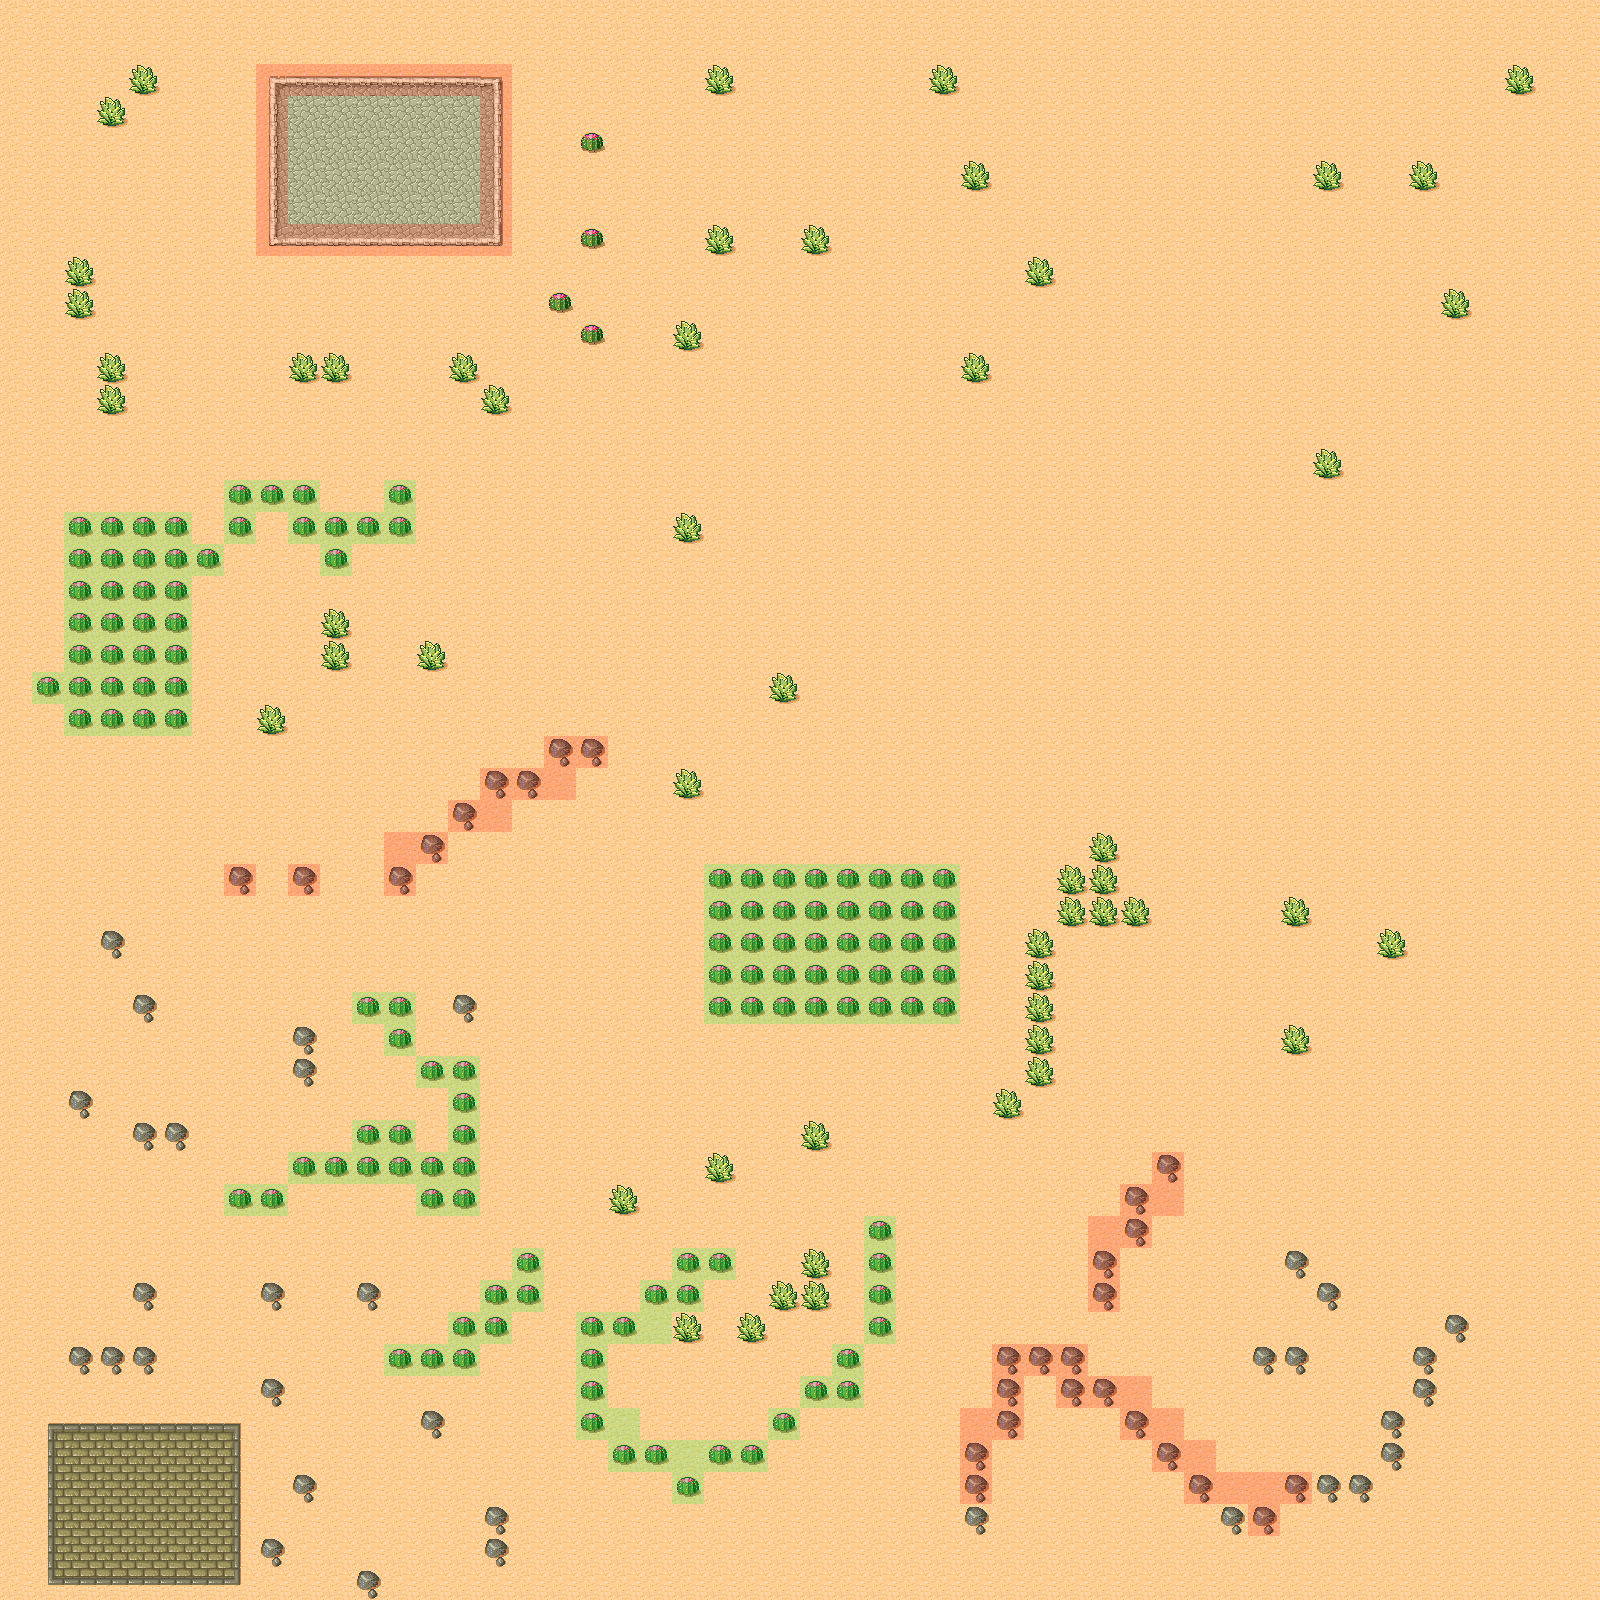

A level layout from a 2D game, rendered from its tile map. Below: a short description, then the map file with tile-grid data replaced by summaries:
An orthogonal 50x50 tile map with 32x32 px tiles, 3 tile layers (Background, Foreground, Meta), 2 tilesets and 1 object (SpawnPoint).

<map version="1.0" orientation="orthogonal" width="50" height="50" tilewidth="32" tileheight="32">
 <tileset firstgid="1" name="tmw_desert_spacing" tilewidth="32" tileheight="32" spacing="1" margin="1">
  <image source="tmw_desert_spacing.png" width="265" height="199" />
 </tileset>
 <tileset firstgid="49" name="meta_tiles" tilewidth="32" tileheight="32" spacing="1" margin="1">
  <image source="meta_tiles.png" width="67" height="34" />
  <tile id="0">
   <properties>
    <property name="Collidable" value="True" />
   </properties>
  </tile>
  <tile id="1">
   <properties>
    <property name="Collectable" value="True" />
   </properties>
  </tile>
 </tileset>
 <layer name="Background" width="50" height="50">
  <data>[2500 cells, 2500 non-empty, 21 distinct tile ids]</data>
 </layer>
 <objectgroup name="Objects" width="50" height="50">
  <object name="SpawnPoint" x="43" y="1386" />
 </objectgroup>
 <layer name="Foreground" width="50" height="50">
  <data>[2500 cells, 133 non-empty, 1 distinct tile ids]</data>
 </layer>
 <layer name="Meta" width="50" height="50">
  <data>[2500 cells, 195 non-empty, 2 distinct tile ids]</data>
 </layer>
</map>
